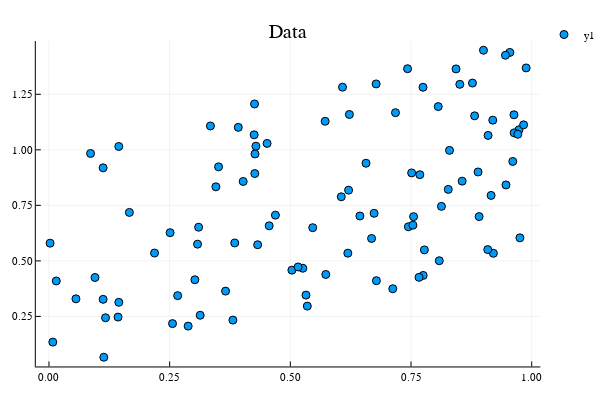

The notebook cell saved with this chart:
### Markdown cell above
To visualize the data we just created, we plot a scatterplot with the feature `X` and target `Y`.

### Code cell
scatter(X, Y, title = "Data")

### Figure 1 — Plotly figure (JSON) as saved in the notebook; plotly's stock layout.template omitted (floating-point values rounded to 4 significant figures)
{"data": [{"colorbar": {"title": ""}, "legendgroup": "y1", "marker": {"color": "rgba(0, 154, 250, 1.000)", "line": {"color": "rgba(0, 0, 0, 1.000)", "width": 1}, "size": 8, "symbol": "circle"}, "mode": "markers", "name": "y1", "showlegend": true, "type": "scatter", "x": [0.5735, 0.9467, 0.7513, 0.007985, 0.7749, 0.002329, 0.5323, 0.3345, 0.425, 0.05585, 0.8559, 0.08619, 0.4518, 0.7178, 0.8298, 0.1122, 0.9206, 0.3078, 0.9885, 0.6191, 0.7445, 0.9632, 0.6735, 0.8773, 0.6777, 0.1172, 0.8064, 0.4258, 0.9608, 0.7429, 0.01515, 0.9193, 0.813, 0.3458, 0.4691, 0.8889, 0.5032, 0.3513, 0.9159, 0.1136, 0.9736, 0.6055, 0.3023, 0.7122, 0.31, 0.5464, 0.6081, 0.5259, 0.6568, 0.8085, 0.8432, 0.7682, 0.2187, 0.2509, 0.6783, 0.4268, 0.2666, 0.3848, 0.9547, 0.3132, 0.1122, 0.9089, 0.9456, 0.8818, 0.4287, 0.9832, 0.1431, 0.9636, 0.6206, 0.8511, 0.7553, 0.9755, 0.381, 0.6683, 0.891, 0.1447, 0.7539, 0.4323, 0.4264, 0.2883, 0.3658, 0.09535, 0.3922, 0.7752, 0.8272, 0.5721, 0.5161, 0.9001, 0.9096, 0.1666, 0.7666, 0.6441, 0.6223, 0.4023, 0.4562, 0.9712, 0.256, 0.7777, 0.1447, 0.5351], "xaxis": "x1", "y": [0.4388, 0.8419, 0.8961, 0.1343, 1.282, 0.5797, 0.3459, 1.107, 1.068, 0.3293, 0.8589, 0.9836, 1.029, 1.167, 0.9975, 0.9189, 0.5341, 0.5753, 1.369, 0.5348, 0.6536, 1.158, 0.7142, 1.3, 1.297, 0.2439, 1.195, 1.206, 0.9475, 1.365, 0.4096, 1.134, 0.7454, 0.8335, 0.7059, 0.9003, 0.4584, 0.9232, 0.7947, 0.06625, 1.09, 0.7886, 0.4151, 0.3746, 0.6516, 0.6495, 1.282, 0.4669, 0.9397, 0.5008, 1.364, 0.8881, 0.5354, 0.627, 0.4109, 0.9816, 0.3436, 0.5808, 1.438, 0.2552, 0.3269, 0.5508, 1.426, 1.153, 1.016, 1.112, 0.2471, 1.076, 0.8185, 1.295, 0.6992, 0.6037, 0.2334, 0.601, 0.6995, 1.015, 0.6608, 0.5727, 0.8933, 0.2064, 0.364, 0.4254, 1.101, 0.4345, 0.8219, 1.128, 0.4727, 1.448, 1.065, 0.7183, 0.4258, 0.7021, 1.159, 0.8576, 0.658, 1.07, 0.2176, 0.5496, 0.3135, 0.2964], "yaxis": "y1", "zmax": null, "zmin": null}], "layout": {"annotations": [{"font": {"color": "rgba(0, 0, 0, 1.000)", "family": "sans-serif", "size": 20}, "rotation": 0, "showarrow": false, "text": "Data", "x": 0.5296, "xanchor": "center", "xref": "paper", "y": 1, "yanchor": "top", "yref": "paper"}], "height": 400, "legend": {"bgcolor": "rgba(255, 255, 255, 1.000)", "bordercolor": "rgba(0, 0, 0, 1.000)", "font": {"color": "rgba(0, 0, 0, 1.000)", "family": "sans-serif", "size": 11}, "tracegroupgap": 0, "x": 1, "y": 1}, "margin": {"b": 20, "l": 0, "r": 0, "t": 20}, "paper_bgcolor": "rgba(255, 255, 255, 1.000)", "plot_bgcolor": "rgba(255, 255, 255, 1.000)", "showlegend": true, "width": 600, "xaxis": {"anchor": "y1", "domain": [0.06582, 0.9934], "gridcolor": "rgba(0, 0, 0, 0.100)", "gridwidth": 0.5, "linecolor": "rgba(0, 0, 0, 1.000)", "mirror": false, "range": [-0.02726, 1.018], "showgrid": true, "showline": true, "showticklabels": true, "tickangle": 0, "tickcolor": "rgb(0, 0, 0)", "tickfont": {"color": "rgba(0, 0, 0, 1.000)", "family": "sans-serif", "size": 11}, "tickmode": "array", "ticks": "inside", "ticktext": ["0.00", "0.25", "0.50", "0.75", "1.00"], "tickvals": [0, 0.25, 0.5, 0.75, 1], "title": "", "titlefont": {"color": "rgba(0, 0, 0, 1.000)", "family": "sans-serif", "size": 15}, "type": "-", "visible": true, "zeroline": false, "zerolinecolor": "rgba(0, 0, 0, 1.000)"}, "yaxis": {"anchor": "x1", "domain": [0.03762, 0.9415], "gridcolor": "rgba(0, 0, 0, 0.100)", "gridwidth": 0.5, "linecolor": "rgba(0, 0, 0, 1.000)", "mirror": false, "range": [0.0248, 1.49], "showgrid": true, "showline": true, "showticklabels": true, "tickangle": 0, "tickcolor": "rgb(0, 0, 0)", "tickfont": {"color": "rgba(0, 0, 0, 1.000)", "family": "sans-serif", "size": 11}, "tickmode": "array", "ticks": "inside", "ticktext": ["0.25", "0.50", "0.75", "1.00", "1.25"], "tickvals": [0.25, 0.5, 0.75, 1, 1.25], "title": "", "titlefont": {"color": "rgba(0, 0, 0, 1.000)", "family": "sans-serif", "size": 15}, "type": "-", "visible": true, "zeroline": false, "zerolinecolor": "rgba(0, 0, 0, 1.000)"}}}
